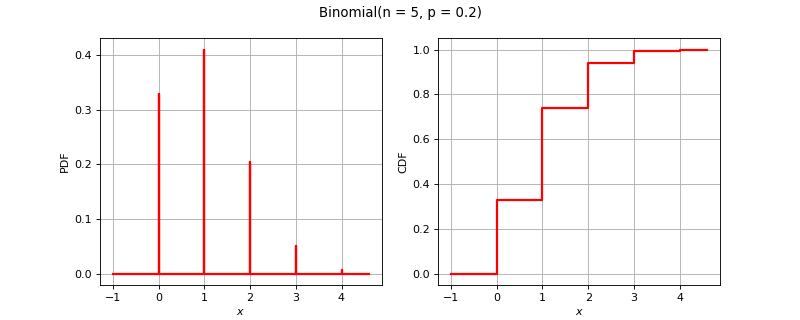

Source code (Python):
import openturns as ot
from matplotlib import pyplot as plt
from openturns.viewer import View
if ot.Binomial().__class__.__name__ == 'Bernoulli':
    distribution = ot.Bernoulli(0.7)
elif ot.Binomial().__class__.__name__ == 'Binomial':
    distribution = ot.Binomial(5, 0.2)
elif ot.Binomial().__class__.__name__ == 'Hypergeometric':
    distribution = ot.Hypergeometric(10, 4, 7)
elif ot.Binomial().__class__.__name__ == 'CumulativeDistributionNetwork':
    coll = [ot.Normal(2),ot.Dirichlet([0.5, 1.0, 1.5])]
    distribution = ot.CumulativeDistributionNetwork(coll, ot.BipartiteGraph([[0,1], [0,1]]))
elif ot.Binomial().__class__.__name__ == 'Histogram':
    distribution = ot.Histogram([-1.0, 0.5, 1.0, 2.0], [0.45, 0.4, 0.15])
elif ot.Binomial().__class__.__name__ == 'KernelMixture':
    kernel = ot.Uniform()
    sample = ot.Normal().getSample(5)
    bandwith = [1.0]
    distribution = ot.KernelMixture(kernel, bandwith, sample)
elif ot.Binomial().__class__.__name__ == 'MaximumDistribution':
    coll = [ot.Uniform(2.5, 3.5), ot.LogUniform(1.0, 1.2), ot.Triangular(2.0, 3.0, 4.0)]
    distribution = ot.MaximumDistribution(coll)
elif ot.Binomial().__class__.__name__ == 'Multinomial':
    distribution = ot.Multinomial(5, [0.2])
elif ot.Binomial().__class__.__name__ == 'RandomMixture':
    coll = [ot.Triangular(0.0, 1.0, 5.0), ot.Uniform(-2.0, 2.0)]
    weights = [0.8, 0.2]
    cst = 3.0
    distribution = ot.RandomMixture(coll, weights, cst)
elif ot.Binomial().__class__.__name__ == 'TruncatedDistribution':
    distribution = ot.TruncatedDistribution(ot.Normal(2.0, 1.5), 1.0, 4.0)
elif ot.Binomial().__class__.__name__ == 'UserDefined':
    distribution = ot.UserDefined([[1.0], [2.0], [3.0]], [0.4, 0.5, 1.0])
elif ot.Binomial().__class__.__name__ == 'ZipfMandelbrot':
    distribution = ot.ZipfMandelbrot(10, 2.5, 0.3)
else:
    distribution = ot.Binomial()
dimension = distribution.getDimension()
title = str(distribution)[:100].split('\n')[0]
if dimension == 1:
    distribution.setDescription(['$x$'])
    pdf_graph = distribution.drawPDF()
    cdf_graph = distribution.drawCDF()
    fig = plt.figure(figsize=(10, 4))
    pdf_axis = fig.add_subplot(121)
    cdf_axis = fig.add_subplot(122)
    View(pdf_graph, figure=fig, axes=[pdf_axis], add_legend=False)
    View(cdf_graph, figure=fig, axes=[cdf_axis], add_legend=False)
    fig.suptitle(title)
elif dimension == 2:
    distribution.setDescription(['$x_1$', '$x_2$'])
    pdf_graph = distribution.drawPDF()
    pdf_graph.setTitle(title)
    fig = plt.figure(figsize=(10, 5))
    pdf_axis = fig.add_subplot(111)
    View(pdf_graph, figure=fig, axes=[pdf_axis], add_legend=False, square_axes=False)
